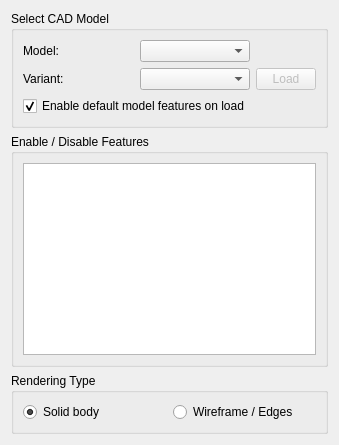
      <widget class="QWidget" name="model_tab">
       <attribute name="title">
        <string>Machine Model</string>
       </attribute>
       <layout class="QVBoxLayout" name="verticalLayout_8">
        <item>
         <widget class="QGroupBox" name="cad_section">
          <property name="sizePolicy">
           <sizepolicy hsizetype="Preferred" vsizetype="Fixed">
            <horstretch>0</horstretch>
            <verstretch>0</verstretch>
           </sizepolicy>
          </property>
          <property name="title">
           <string>Select CAD Model</string>
          </property>
          <layout class="QGridLayout" name="gridLayout_2">
           <item row="2" column="0">
            <widget class="QLabel" name="label_14">
             <property name="text">
              <string>Variant:</string>
             </property>
            </widget>
           </item>
           <item row="0" column="0">
            <widget class="QLabel" name="label_13">
             <property name="text">
              <string>Model:</string>
             </property>
            </widget>
           </item>
           <item row="2" column="1">
            <widget class="QComboBox" name="model_variant">
             <property name="minimumSize">
              <size>
               <width>75</width>
               <height>0</height>
              </size>
             </property>
            </widget>
           </item>
           <item row="0" column="1">
            <widget class="QComboBox" name="model_name">
             <property name="minimumSize">
              <size>
               <width>75</width>
               <height>0</height>
              </size>
             </property>
            </widget>
           </item>
           <item row="2" column="2">
            <widget class="QPushButton" name="load_model_button">
             <property name="enabled">
              <bool>false</bool>
             </property>
             <property name="maximumSize">
              <size>
               <width>60</width>
               <height>16777215</height>
              </size>
             </property>
             <property name="text">
              <string>Load</string>
             </property>
            </widget>
           </item>
           <item row="6" column="0" colspan="2">
            <widget class="QCheckBox" name="cad_auto_load">
             <property name="text">
              <string>Enable default model features on load</string>
             </property>
             <property name="checked">
              <bool>true</bool>
             </property>
            </widget>
           </item>
          </layout>
         </widget>
        </item>
        <item>
         <widget class="QGroupBox" name="groupBox_2">
          <property name="sizePolicy">
           <sizepolicy hsizetype="Preferred" vsizetype="Expanding">
            <horstretch>0</horstretch>
            <verstretch>0</verstretch>
           </sizepolicy>
          </property>
          <property name="title">
           <string>Enable / Disable Features</string>
          </property>
          <layout class="QGridLayout" name="gridLayout_4">
           <item row="0" column="0" colspan="2">
            <widget class="QTreeWidget" name="feature_tree">
             <property name="selectionMode">
              <enum>QAbstractItemView::NoSelection</enum>
             </property>
             <attribute name="headerVisible">
              <bool>false</bool>
             </attribute>
             <column>
              <property name="text">
               <string notr="true">1</string>
              </property>
             </column>
            </widget>
           </item>
          </layout>
         </widget>
        </item>
        <item>
         <widget class="QGroupBox" name="groupBox_7">
          <property name="title">
           <string>Rendering Type</string>
          </property>
          <layout class="QHBoxLayout" name="horizontalLayout">
           <item>
            <widget class="QRadioButton" name="rendertype_solid">
             <property name="text">
              <string>Solid body</string>
             </property>
             <property name="checked">
              <bool>true</bool>
             </property>
            </widget>
           </item>
           <item>
            <widget class="QRadioButton" name="rendertype_edges">
             <property name="text">
              <string>Wireframe / Edges</string>
             </property>
            </widget>
           </item>
          </layout>
         </widget>
        </item>
       </layout>
      </widget>
